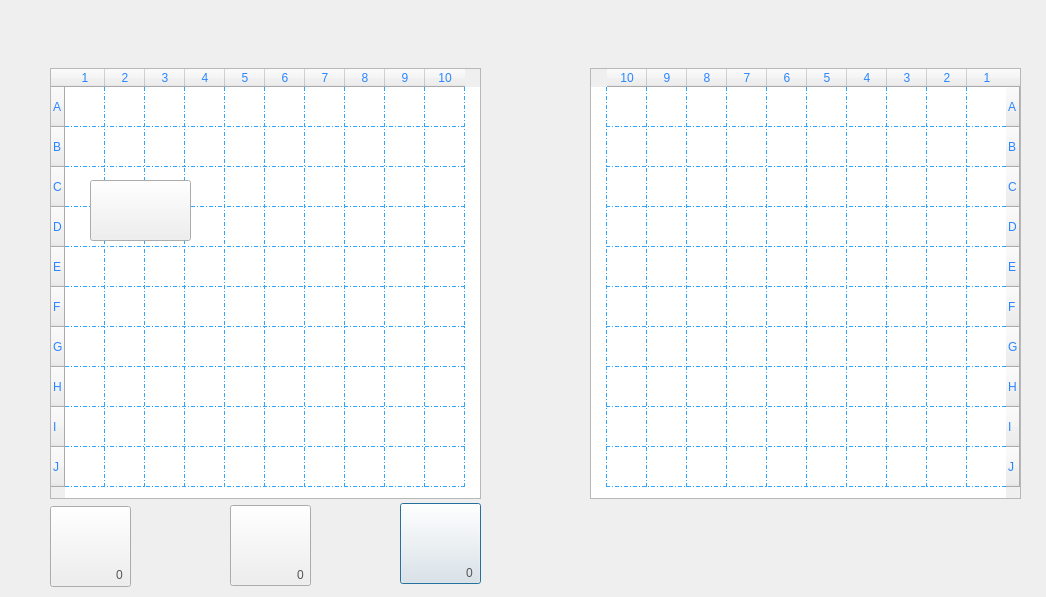
<?xml version="1.0" encoding="UTF-8"?>
<ui version="4.0">
 <class>DialogGameAI</class>
 <widget class="QDialog" name="DialogGameAI">
  <property name="geometry">
   <rect>
    <x>0</x>
    <y>0</y>
    <width>1046</width>
    <height>597</height>
   </rect>
  </property>
  <property name="windowTitle">
   <string>Dialog</string>
  </property>
  <property name="styleSheet">
   <string notr="true">background-image: url(:/Recommended Source Files/Recommended Source Files/Images/Back.jpg);</string>
  </property>
  <widget class="GameBoard" name="tableWidget">
   <property name="enabled">
    <bool>true</bool>
   </property>
   <property name="geometry">
    <rect>
     <x>50</x>
     <y>68</y>
     <width>431</width>
     <height>431</height>
    </rect>
   </property>
   <property name="sizePolicy">
    <sizepolicy hsizetype="Preferred" vsizetype="Minimum">
     <horstretch>0</horstretch>
     <verstretch>0</verstretch>
    </sizepolicy>
   </property>
   <property name="minimumSize">
    <size>
     <width>381</width>
     <height>411</height>
    </size>
   </property>
   <property name="acceptDrops">
    <bool>true</bool>
   </property>
   <property name="accessibleDescription">
    <string/>
   </property>
   <property name="styleSheet">
    <string notr="true">font: 15pt &quot;BYRIL_Sea_Battle2&quot;;

color: rgb(41, 134, 255);

selection-background-color: rgb(0, 170, 255);

gridline-color: rgb(48, 165, 255);</string>
   </property>
   <property name="frameShape">
    <enum>QFrame::StyledPanel</enum>
   </property>
   <property name="lineWidth">
    <number>0</number>
   </property>
   <property name="verticalScrollBarPolicy">
    <enum>Qt::ScrollBarAlwaysOff</enum>
   </property>
   <property name="horizontalScrollBarPolicy">
    <enum>Qt::ScrollBarAlwaysOff</enum>
   </property>
   <property name="autoScroll">
    <bool>false</bool>
   </property>
   <property name="dragEnabled">
    <bool>true</bool>
   </property>
   <property name="dragDropMode">
    <enum>QAbstractItemView::DragDrop</enum>
   </property>
   <property name="defaultDropAction">
    <enum>Qt::MoveAction</enum>
   </property>
   <property name="selectionMode">
    <enum>QAbstractItemView::NoSelection</enum>
   </property>
   <property name="iconSize">
    <size>
     <width>40</width>
     <height>40</height>
    </size>
   </property>
   <property name="gridStyle">
    <enum>Qt::DashDotLine</enum>
   </property>
   <property name="cornerButtonEnabled">
    <bool>false</bool>
   </property>
   <property name="rowCount">
    <number>10</number>
   </property>
   <property name="columnCount">
    <number>10</number>
   </property>
   <attribute name="horizontalHeaderCascadingSectionResizes">
    <bool>false</bool>
   </attribute>
   <attribute name="horizontalHeaderMinimumSectionSize">
    <number>40</number>
   </attribute>
   <attribute name="horizontalHeaderDefaultSectionSize">
    <number>40</number>
   </attribute>
   <attribute name="verticalHeaderMinimumSectionSize">
    <number>40</number>
   </attribute>
   <attribute name="verticalHeaderDefaultSectionSize">
    <number>40</number>
   </attribute>
   <row>
    <property name="text">
     <string>A</string>
    </property>
    <property name="font">
     <font>
      <fontweight>Thin</fontweight>
     </font>
    </property>
   </row>
   <row>
    <property name="text">
     <string>B</string>
    </property>
   </row>
   <row>
    <property name="text">
     <string>C</string>
    </property>
   </row>
   <row>
    <property name="text">
     <string>D</string>
    </property>
   </row>
   <row>
    <property name="text">
     <string>E</string>
    </property>
   </row>
   <row>
    <property name="text">
     <string>F</string>
    </property>
   </row>
   <row>
    <property name="text">
     <string>G</string>
    </property>
   </row>
   <row>
    <property name="text">
     <string>H</string>
    </property>
   </row>
   <row>
    <property name="text">
     <string>I</string>
    </property>
   </row>
   <row>
    <property name="text">
     <string>J</string>
    </property>
   </row>
   <column/>
   <column/>
   <column/>
   <column/>
   <column/>
   <column/>
   <column/>
   <column/>
   <column/>
   <column/>
   <item row="0" column="0">
    <property name="text">
     <string/>
    </property>
   </item>
  </widget>
  <widget class="GameBoard" name="botTableWidget">
   <property name="enabled">
    <bool>true</bool>
   </property>
   <property name="geometry">
    <rect>
     <x>590</x>
     <y>68</y>
     <width>431</width>
     <height>431</height>
    </rect>
   </property>
   <property name="sizePolicy">
    <sizepolicy hsizetype="Preferred" vsizetype="Minimum">
     <horstretch>0</horstretch>
     <verstretch>0</verstretch>
    </sizepolicy>
   </property>
   <property name="minimumSize">
    <size>
     <width>381</width>
     <height>411</height>
    </size>
   </property>
   <property name="acceptDrops">
    <bool>true</bool>
   </property>
   <property name="accessibleDescription">
    <string/>
   </property>
   <property name="layoutDirection">
    <enum>Qt::RightToLeft</enum>
   </property>
   <property name="styleSheet">
    <string notr="true">font: 15pt &quot;BYRIL_Sea_Battle2&quot;;

color: rgb(41, 134, 255);

selection-background-color: rgb(0, 170, 255);

gridline-color: rgb(48, 165, 255);</string>
   </property>
   <property name="frameShape">
    <enum>QFrame::StyledPanel</enum>
   </property>
   <property name="lineWidth">
    <number>0</number>
   </property>
   <property name="verticalScrollBarPolicy">
    <enum>Qt::ScrollBarAlwaysOff</enum>
   </property>
   <property name="horizontalScrollBarPolicy">
    <enum>Qt::ScrollBarAlwaysOff</enum>
   </property>
   <property name="autoScroll">
    <bool>false</bool>
   </property>
   <property name="editTriggers">
    <set>QAbstractItemView::NoEditTriggers</set>
   </property>
   <property name="dragEnabled">
    <bool>true</bool>
   </property>
   <property name="dragDropMode">
    <enum>QAbstractItemView::DragDrop</enum>
   </property>
   <property name="defaultDropAction">
    <enum>Qt::MoveAction</enum>
   </property>
   <property name="selectionMode">
    <enum>QAbstractItemView::NoSelection</enum>
   </property>
   <property name="iconSize">
    <size>
     <width>40</width>
     <height>40</height>
    </size>
   </property>
   <property name="gridStyle">
    <enum>Qt::DashDotLine</enum>
   </property>
   <property name="cornerButtonEnabled">
    <bool>false</bool>
   </property>
   <property name="rowCount">
    <number>10</number>
   </property>
   <property name="columnCount">
    <number>10</number>
   </property>
   <attribute name="horizontalHeaderCascadingSectionResizes">
    <bool>false</bool>
   </attribute>
   <attribute name="horizontalHeaderMinimumSectionSize">
    <number>40</number>
   </attribute>
   <attribute name="horizontalHeaderDefaultSectionSize">
    <number>40</number>
   </attribute>
   <attribute name="verticalHeaderMinimumSectionSize">
    <number>40</number>
   </attribute>
   <attribute name="verticalHeaderDefaultSectionSize">
    <number>40</number>
   </attribute>
   <row>
    <property name="text">
     <string>A</string>
    </property>
    <property name="font">
     <font>
      <fontweight>Thin</fontweight>
     </font>
    </property>
   </row>
   <row>
    <property name="text">
     <string>B</string>
    </property>
   </row>
   <row>
    <property name="text">
     <string>C</string>
    </property>
   </row>
   <row>
    <property name="text">
     <string>D</string>
    </property>
   </row>
   <row>
    <property name="text">
     <string>E</string>
    </property>
   </row>
   <row>
    <property name="text">
     <string>F</string>
    </property>
   </row>
   <row>
    <property name="text">
     <string>G</string>
    </property>
   </row>
   <row>
    <property name="text">
     <string>H</string>
    </property>
   </row>
   <row>
    <property name="text">
     <string>I</string>
    </property>
   </row>
   <row>
    <property name="text">
     <string>J</string>
    </property>
   </row>
   <column/>
   <column/>
   <column/>
   <column/>
   <column/>
   <column/>
   <column/>
   <column/>
   <column/>
   <column/>
   <item row="0" column="0">
    <property name="text">
     <string/>
    </property>
   </item>
  </widget>
  <widget class="QLabel" name="label">
   <property name="geometry">
    <rect>
     <x>510</x>
     <y>250</y>
     <width>41</width>
     <height>101</height>
    </rect>
   </property>
   <property name="styleSheet">
    <string notr="true">image: url(:/Recommended Source Files/Recommended Source Files/Images/flesh.png);
background-image: url(:/Recommended Source Files/Recommended Source Files/Images/WhiteBackG.png);</string>
   </property>
   <property name="text">
    <string/>
   </property>
  </widget>
  <widget class="QPushButton" name="linearAttackbutton">
   <property name="geometry">
    <rect>
     <x>400</x>
     <y>503</y>
     <width>81</width>
     <height>81</height>
    </rect>
   </property>
   <property name="styleSheet">
    <string notr="true">image: url(:/squareAttackFliped.png);</string>
   </property>
   <property name="text">
    <string/>
   </property>
  </widget>
  <widget class="QPushButton" name="atomicBombButton">
   <property name="geometry">
    <rect>
     <x>230</x>
     <y>505</y>
     <width>81</width>
     <height>81</height>
    </rect>
   </property>
   <property name="styleSheet">
    <string notr="true">image: url(:/Recommended Source Files/Recommended Source Files/Images/atomic bomb.png);</string>
   </property>
   <property name="text">
    <string/>
   </property>
  </widget>
  <widget class="QPushButton" name="trackerButton">
   <property name="geometry">
    <rect>
     <x>50</x>
     <y>506</y>
     <width>81</width>
     <height>81</height>
    </rect>
   </property>
   <property name="styleSheet">
    <string notr="true">image: url(:/Recommended Source Files/Recommended Source Files/Images/tracker.png);</string>
   </property>
   <property name="text">
    <string/>
   </property>
  </widget>
  <widget class="QLabel" name="trackerCounter">
   <property name="geometry">
    <rect>
     <x>109</x>
     <y>564</y>
     <width>21</width>
     <height>21</height>
    </rect>
   </property>
   <property name="styleSheet">
    <string notr="true">background-image: url(:/Recommended Source Files/Recommended Source Files/Images/WhiteBackG.png);
font: 10pt &quot;BYRIL_Sea_Battle2&quot;;
color: rgb(85, 85, 85);</string>
   </property>
   <property name="text">
    <string>0</string>
   </property>
   <property name="alignment">
    <set>Qt::AlignCenter</set>
   </property>
  </widget>
  <widget class="QLabel" name="atomicBombCounter">
   <property name="geometry">
    <rect>
     <x>290</x>
     <y>564</y>
     <width>21</width>
     <height>21</height>
    </rect>
   </property>
   <property name="styleSheet">
    <string notr="true">background-image: url(:/Recommended Source Files/Recommended Source Files/Images/WhiteBackG.png);
font: 10pt &quot;BYRIL_Sea_Battle2&quot;;
color: rgb(85, 85, 85);</string>
   </property>
   <property name="text">
    <string>0</string>
   </property>
   <property name="alignment">
    <set>Qt::AlignCenter</set>
   </property>
  </widget>
  <widget class="QLabel" name="linearAttackCounter">
   <property name="geometry">
    <rect>
     <x>459</x>
     <y>562</y>
     <width>21</width>
     <height>21</height>
    </rect>
   </property>
   <property name="styleSheet">
    <string notr="true">background-image: url(:/Recommended Source Files/Recommended Source Files/Images/WhiteBackG.png);
font: 10pt &quot;BYRIL_Sea_Battle2&quot;;
color: rgb(85, 85, 85);</string>
   </property>
   <property name="text">
    <string>0</string>
   </property>
   <property name="alignment">
    <set>Qt::AlignCenter</set>
   </property>
  </widget>
  <widget class="QPushButton" name="planeLabel">
   <property name="geometry">
    <rect>
     <x>90</x>
     <y>180</y>
     <width>101</width>
     <height>61</height>
    </rect>
   </property>
   <property name="styleSheet">
    <string notr="true">background-image: url(:/squareAttackFliped.png);</string>
   </property>
   <property name="text">
    <string/>
   </property>
  </widget>
 </widget>
 <customwidgets>
  <customwidget>
   <class>GameBoard</class>
   <extends>QTableWidget</extends>
   <header location="global">gameboard.h</header>
  </customwidget>
 </customwidgets>
 <resources/>
 <connections/>
</ui>
